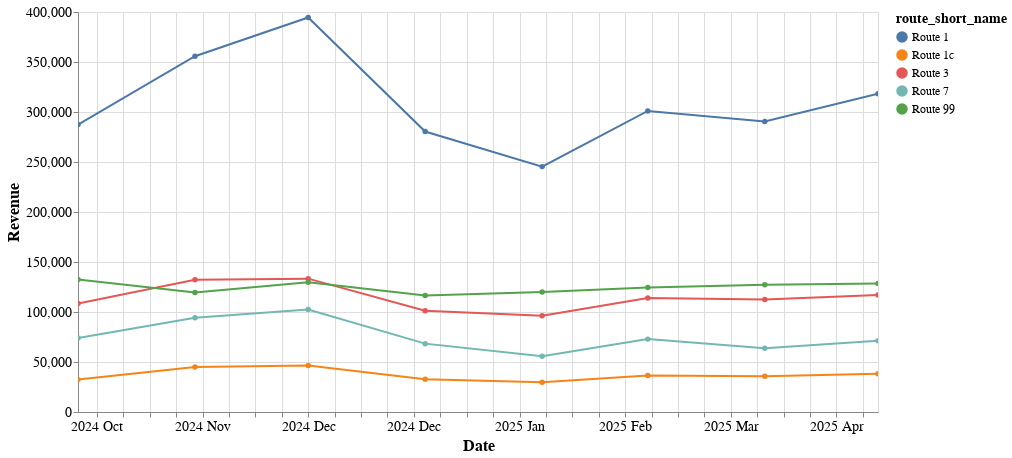

Write notebook code for a chart like this one.
### Markdown cell above
## Revenue Trend by Route

### Code cell
trend_chart(monthly, 'revenue')

### Figure 1 — Vega-Lite specification as saved in the notebook (floating-point values rounded to 4 significant figures)
{"config": {"view": {"continuousWidth": 300, "continuousHeight": 300}, "axis": {"labelFontSize": 14, "titleFontSize": 16}}, "data": {"name": "data-b44980a7ff3a00b93ef2fcd985f30b3b"}, "mark": {"type": "line", "point": true}, "encoding": {"color": {"field": "route_short_name", "legend": {"labelFontSize": 12, "symbolLimit": 0, "titleFontSize": 14}, "type": "nominal"}, "opacity": {"condition": [{"param": "param_5", "value": 1}], "value": 0.2}, "tooltip": [{"field": "route_short_name", "type": "nominal"}, {"field": "revenue", "format": ",", "type": "quantitative"}, {"field": "revenue", "format": ",", "type": "quantitative"}, {"field": "date", "type": "temporal"}, {"field": "route_long_name", "type": "nominal"}], "x": {"axis": {"format": "%Y %b"}, "field": "date", "title": "Date", "type": "temporal"}, "y": {"field": "revenue", "title": "Revenue", "type": "quantitative"}}, "height": 400, "params": [{"name": "param_6", "select": {"type": "interval", "encodings": ["x", "y"]}, "bind": "scales"}, {"name": "param_5", "select": {"type": "point", "fields": ["route_short_name"]}, "bind": "legend"}], "width": 800, "$schema": "https://vega.github.io/schema/vega-lite/v5.20.1.json", "datasets": {"data-b44980a7ff3a00b93ef2fcd985f30b3b": [{"route_short_name": "Route 1", "trip_month": 1, "trip_year": 2025, "ridership": 16236, "revenue": 280500.0, "cost": 548900.0, "date": "2025-01-01T00:00:00", "route_long_name": "Fresno/Bekersfield - Los Angeles- SantaAna - Oceanside- San Diego", "net_cost": 268500.0}, {"route_short_name": "Route 1", "trip_month": 2, "trip_year": 2025, "ridership": 14637, "revenue": 245400.0, "cost": 500000.0, "date": "2025-02-01T00:00:00", "route_long_name": "Fresno/Bekersfield - Los Angeles- SantaAna - Oceanside- San Diego", "net_cost": 254600.0}, {"route_short_name": "Route 1", "trip_month": 3, "trip_year": 2025, "ridership": 18533, "revenue": 301100.0, "cost": 557800.0, "date": "2025-03-01T00:00:00", "route_long_name": "Fresno/Bekersfield - Los Angeles- SantaAna - Oceanside- San Diego", "net_cost": 256700.0}, {"route_short_name": "Route 1", "trip_month": 4, "trip_year": 2025, "ridership": 17770, "revenue": 290500.0, "cost": 524700.0, "date": "2025-04-01T00:00:00", "route_long_name": "Fresno/Bekersfield - Los Angeles- SantaAna - Oceanside- San Diego", "net_cost": 234200.0}, {"route_short_name": "Route 1", "trip_month": 5, "trip_year": 2025, "ridership": 18446, "revenue": 318200.0, "cost": 552200.0, "date": "2025-05-01T00:00:00", "route_long_name": "Fresno/Bekersfield - Los Angeles- SantaAna - Oceanside- San Diego", "net_cost": 233900.0}, {"route_short_name": "Route 1", "trip_month": 10, "trip_year": 2024, "ridership": 17681, "revenue": 287400.0, "cost": 541300.0, "date": "2024-10-01T00:00:00", "route_long_name": "Fresno/Bekersfield - Los Angeles- SantaAna - Oceanside- San Diego", "net_cost": 253900.0}, {"route_short_name": "Route 1", "trip_month": 11, "trip_year": 2024, "ridership": 20125, "revenue": 355800.0, "cost": 568400.0, "date": "2024-11-01T00:00:00", "route_long_name": "Fresno/Bekersfield - Los Angeles- SantaAna - Oceanside- San Diego", "net_cost": 212600.0}, {"route_short_name": "Route 1", "trip_month": 12, "trip_year": 2024, "ridership": 21684, "revenue": 394500.0, "cost": 577800.0, "date": "2024-12-01T00:00:00", "route_long_name": "Fresno/Bekersfield - Los Angeles- SantaAna - Oceanside- San Diego", "net_cost": 183300.0}, {"route_short_name": "Route 1c", "trip_month": 1, "trip_year": 2025, "ridership": 2465, "revenue": 32860.0, "cost": 96930.0, "date": "2025-01-01T00:00:00", "route_long_name": "Bakersfield to Los Angeles/Santa Monica", "net_cost": 64060.0}, {"route_short_name": "Route 1c", "trip_month": 2, "trip_year": 2025, "ridership": 2263, "revenue": 29810.0, "cost": 87750.0, "date": "2025-02-01T00:00:00", "route_long_name": "Bakersfield to Los Angeles/Santa Monica", "net_cost": 57940.0}, {"route_short_name": "Route 1c", "trip_month": 3, "trip_year": 2025, "ridership": 2868, "revenue": 36430.0, "cost": 97080.0, "date": "2025-03-01T00:00:00", "route_long_name": "Bakersfield to Los Angeles/Santa Monica", "net_cost": 60660.0}, {"route_short_name": "Route 1c", "trip_month": 4, "trip_year": 2025, "ridership": 2831, "revenue": 35750.0, "cost": 93910.0, "date": "2025-04-01T00:00:00", "route_long_name": "Bakersfield to Los Angeles/Santa Monica", "net_cost": 58170.0}, {"route_short_name": "Route 1c", "trip_month": 5, "trip_year": 2025, "ridership": 2958, "revenue": 38200.0, "cost": 97050.0, "date": "2025-05-01T00:00:00", "route_long_name": "Bakersfield to Los Angeles/Santa Monica", "net_cost": 58850.0}, {"route_short_name": "Route 1c", "trip_month": 10, "trip_year": 2024, "ridership": 2607, "revenue": 32380.0, "cost": 96880.0, "date": "2024-10-01T00:00:00", "route_long_name": "Bakersfield to Los Angeles/Santa Monica", "net_cost": 64500.0}, {"route_short_name": "Route 1c", "trip_month": 11, "trip_year": 2024, "ridership": 3280, "revenue": 45040.0, "cost": 93640.0, "date": "2024-11-01T00:00:00", "route_long_name": "Bakersfield to Los Angeles/Santa Monica", "net_cost": 48590.0}, {"route_short_name": "Route 1c", "trip_month": 12, "trip_year": 2024, "ridership": 3333, "revenue": 46510.0, "cost": 96610.0, "date": "2024-12-01T00:00:00", "route_long_name": "Bakersfield to Los Angeles/Santa Monica", "net_cost": 50090.0}, {"route_short_name": "Route 3", "trip_month": 1, "trip_year": 2025, "ridership": 12430, "revenue": 101200.0, "cost": 269600.0, "date": "2025-01-01T00:00:00", "route_long_name": "Redding Sacramento Stockton", "net_cost": 168400.0}, {"route_short_name": "Route 3", "trip_month": 2, "trip_year": 2025, "ridership": 11825, "revenue": 96310.0, "cost": 244900.0, "date": "2025-02-01T00:00:00", "route_long_name": "Redding Sacramento Stockton", "net_cost": 148600.0}, {"route_short_name": "Route 3", "trip_month": 3, "trip_year": 2025, "ridership": 14328, "revenue": 114100.0, "cost": 270800.0, "date": "2025-03-01T00:00:00", "route_long_name": "Redding Sacramento Stockton", "net_cost": 156700.0}, {"route_short_name": "Route 3", "trip_month": 4, "trip_year": 2025, "ridership": 14032, "revenue": 112500.0, "cost": 270900.0, "date": "2025-04-01T00:00:00", "route_long_name": "Redding Sacramento Stockton", "net_cost": 158500.0}, {"route_short_name": "Route 3", "trip_month": 5, "trip_year": 2025, "ridership": 14564, "revenue": 117000.0, "cost": 270600.0, "date": "2025-05-01T00:00:00", "route_long_name": "Redding Sacramento Stockton", "net_cost": 153600.0}, {"route_short_name": "Route 3", "trip_month": 10, "trip_year": 2024, "ridership": 13587, "revenue": 108400.0, "cost": 268800.0, "date": "2024-10-01T00:00:00", "route_long_name": "Redding Sacramento Stockton", "net_cost": 160400.0}, {"route_short_name": "Route 3", "trip_month": 11, "trip_year": 2024, "ridership": 15167, "revenue": 132300.0, "cost": 266900.0, "date": "2024-11-01T00:00:00", "route_long_name": "Redding Sacramento Stockton", "net_cost": 134600.0}, {"route_short_name": "Route 3", "trip_month": 12, "trip_year": 2024, "ridership": 14964, "revenue": 133300.0, "cost": 274600.0, "date": "2024-12-01T00:00:00", "route_long_name": "Redding Sacramento Stockton", "net_cost": 141300.0}, {"route_short_name": "Route 7", "trip_month": 1, "trip_year": 2025, "ridership": 3419, "revenue": 68360.0, "cost": 241600.0, "date": "2025-01-01T00:00:00", "route_long_name": "Martinez-Napa-Santa Rosa-Arcata", "net_cost": 173200.0}, {"route_short_name": "Route 7", "trip_month": 2, "trip_year": 2025, "ridership": 2987, "revenue": 55640.0, "cost": 218200.0, "date": "2025-02-01T00:00:00", "route_long_name": "Martinez-Napa-Santa Rosa-Arcata", "net_cost": 162600.0}, {"route_short_name": "Route 7", "trip_month": 3, "trip_year": 2025, "ridership": 3779, "revenue": 72880.0, "cost": 273600.0, "date": "2025-03-01T00:00:00", "route_long_name": "Martinez-Napa-Santa Rosa-Arcata", "net_cost": 200700.0}, {"route_short_name": "Route 7", "trip_month": 4, "trip_year": 2025, "ridership": 3573, "revenue": 63770.0, "cost": 261900.0, "date": "2025-04-01T00:00:00", "route_long_name": "Martinez-Napa-Santa Rosa-Arcata", "net_cost": 198200.0}, {"route_short_name": "Route 7", "trip_month": 5, "trip_year": 2025, "ridership": 3733, "revenue": 71340.0, "cost": 270700.0, "date": "2025-05-01T00:00:00", "route_long_name": "Martinez-Napa-Santa Rosa-Arcata", "net_cost": 199300.0}, {"route_short_name": "Route 7", "trip_month": 10, "trip_year": 2024, "ridership": 3945, "revenue": 73900.0, "cost": 241300.0, "date": "2024-10-01T00:00:00", "route_long_name": "Martinez-Napa-Santa Rosa-Arcata", "net_cost": 167400.0}, {"route_short_name": "Route 7", "trip_month": 11, "trip_year": 2024, "ridership": 4388, "revenue": 94270.0, "cost": 250300.0, "date": "2024-11-01T00:00:00", "route_long_name": "Martinez-Napa-Santa Rosa-Arcata", "net_cost": 156000.0}, {"route_short_name": "Route 7", "trip_month": 12, "trip_year": 2024, "ridership": 4549, "revenue": 102500.0, "cost": 247100.0, "date": "2024-12-01T00:00:00", "route_long_name": "Martinez-Napa-Santa Rosa-Arcata", "net_cost": 144600.0}, {"route_short_name": "Route 99", "trip_month": 1, "trip_year": 2025, "ridership": 13204, "revenue": 116500.0, "cost": 156400.0, "date": "2025-01-01T00:00:00", "route_long_name": "Oakland-Emeryville-San Francisco", "net_cost": 39940.0}, {"route_short_name": "Route 99", "trip_month": 2, "trip_year": 2025, "ridership": 13617, "revenue": 120000.0, "cost": 141300.0, "date": "2025-02-01T00:00:00", "route_long_name": "Oakland-Emeryville-San Francisco", "net_cost": 21320.0}, {"route_short_name": "Route 99", "trip_month": 3, "trip_year": 2025, "ridership": 16128, "revenue": 124500.0, "cost": 156400.0, "date": "2025-03-01T00:00:00", "route_long_name": "Oakland-Emeryville-San Francisco", "net_cost": 31900.0}, {"route_short_name": "Route 99", "trip_month": 4, "trip_year": 2025, "ridership": 16465, "revenue": 127300.0, "cost": 151400.0, "date": "2025-04-01T00:00:00", "route_long_name": "Oakland-Emeryville-San Francisco", "net_cost": 24080.0}, {"route_short_name": "Route 99", "trip_month": 5, "trip_year": 2025, "ridership": 17587, "revenue": 128400.0, "cost": 156400.0, "date": "2025-05-01T00:00:00", "route_long_name": "Oakland-Emeryville-San Francisco", "net_cost": 27990.0}, {"route_short_name": "Route 99", "trip_month": 10, "trip_year": 2024, "ridership": 16090, "revenue": 132400.0, "cost": 156400.0, "date": "2024-10-01T00:00:00", "route_long_name": "Oakland-Emeryville-San Francisco", "net_cost": 24030.0}, {"route_short_name": "Route 99", "trip_month": 11, "trip_year": 2024, "ridership": 14434, "revenue": 119400.0, "cost": 151900.0, "date": "2024-11-01T00:00:00", "route_long_name": "Oakland-Emeryville-San Francisco", "net_cost": 32440.0}, {"route_short_name": "Route 99", "trip_month": 12, "trip_year": 2024, "ridership": 15951, "revenue": 129700.0, "cost": 156400.0, "date": "2024-12-01T00:00:00", "route_long_name": "Oakland-Emeryville-San Francisco", "net_cost": 26630.0}]}}
